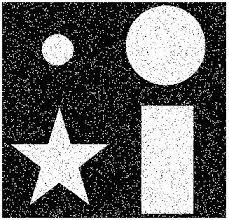
#> input picture BE Computer/Semester/Sem-VII/Image-Processing-n-Pattern-Recognition/IPPR-Lab/Histogram/noisy-star.jpg, 229 x 220 px, found by its file name
$ jupyter execute LowPassFilter.ipynb
#> lines starting #> are read from the running program, lines starting #| are printed output that depends on the picture; after the words box and inside, x2 and y2 are one past the last pixel; in counts of white or black regions, pixels touching at a corner belong together
[cell 1]
# Low Pass Spatial Domain Filtering to obe=serve the blurring effect

from cv2 import cv2
import numpy as np
import matplotlib.pyplot as plt

[cell 2]
# read the image
# rose = cv2.imread(r"C:\Users\ACER\Desktop\myProj\what-I-learnt-as-a-Computer-Engineering-Student\BE Computer\Semester\Sem-VII\Image-Processing-n-Pattern-Recognition\IPPR-Lab\Histogram\Day1\pictures\rose.jpg", 0)
noisy_img = cv2.imread(r"C:\Users\ACER\Desktop\myProj\what-I-learnt-as-a-Computer-Engineering-Student\BE Computer\Semester\Sem-VII\Image-Processing-n-Pattern-Recognition\IPPR-Lab\Histogram\noisy-star.jpg", 0)
#> noisy_img is the input picture: shape (220, 229); min 0, max 255, mean 97.6

# rose = cv2.resize(rose, (800,600))  # Resizing the image

# obtain the number of rows and columns of the image
m,n = noisy_img.shape
#> m = 220; n = 229
print(m,n)
#| 220 229

plt.imshow(noisy_img)
plt.set_cmap('gray')

[cell 3]
# function to obtain histogram of an image
def filter(img,sz):
    # Develop Averaging filter(sz, sz) mask
#> called with sz = 3
    mask = np.ones([sz, sz], dtype = int)
    mask = mask / (sz*sz)
    print(mask)
    # Convolce the 3x3 mask over the image
    img_new = np.zeros([m, n])
    for i in range(1, m-1):
        for j in range(1, n-1):

            temp = img[i-1, j-1]* mask[0, 0]+img[i-1, j]*mask[0, 1]+img[i-1, j+1]*mask[0, 2]+img[i, j]*mask[1, 1]+img[i, j+1]*mask[1,2]+img[i+1, j-1]*mask[2,0] + img[i+1, j]*mask[2, 1] + img[i+1, j+1]*mask[2, 2]

            img_new[i, j] = temp
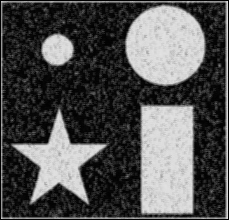
#> img_new: shape (220, 229) float64; min 0, max 226, mean 82.8

    img_new = img_new.astype(np.uint8)
    return img_new

[cell 4]
# show original image
plt.subplot(121)
plt.imshow(noisy_img)
plt.title('original image')
plt.set_cmap('gray')

# show filtered image
plt.subplot(122)
img_new3 = filter(noisy_img, 3)
plt.imshow(img_new3)
plt.title('with filter 3*3')
plt.set_cmap('gray')
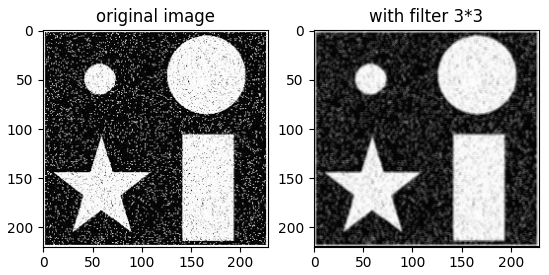
#> figure drawn by matplotlib, 2 panels

[cell 5]
img_new5 = filter(noisy_img, 5)
#> call 2 of filter, with sz = 5
#> after the loop in filter (call 2), `for i in range(1, m-1):`:
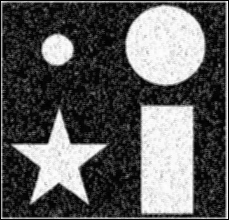
#> img_new: shape (220, 229) float64; min 0, max 81.36, mean 29.8; drawn with min black and max white
#> in filter (call 2), `img_new = img_new.astype(np.uint8)`:
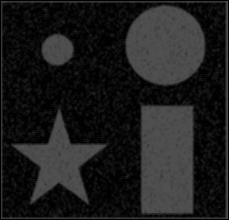
#> img_new: shape (220, 229); min 0, max 81, mean 29.3
img_new9 = filter(noisy_img, 9)

[cell 6]
plt.subplot(121)

plt.imshow(img_new5, cmap='gray')
plt.title('with filter 5*5')

plt.subplot(122)
plt.imshow(img_new9, cmap='gray')
plt.title('with filter 9*9')

[cell 7]
img_new15 = filter(noisy_img, 15)
#> call 4 of filter, with sz = 15
#> in filter (call 4), `img_new = img_new.astype(np.uint8)`:
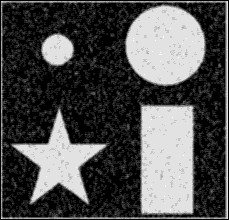
#> img_new: shape (220, 229); min 0, max 9, mean 2.84; drawn with min black and max white
img_new35 = filter(noisy_img, 35)
#> in filter (call 5), `img_new = img_new.astype(np.uint8)`:
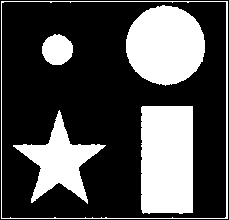
#> img_new: shape (220, 229); values 0 (black) and 1 (white), 30.6% white; 5 white regions, box (x1, y1, x2, y2) and area: (141, 106, 193, 214) 5550, (126, 5, 205, 86) 4923, (13, 110, 106, 204) 3060, (1, 1, 228, 219) 1120, (42, 34, 73, 65) 744

[cell 8]
plt.subplot(121)
plt.imshow(img_new15)
plt.title('with filter 15*15')
plt.set_cmap('gray')

plt.subplot(122)
plt.imshow(img_new35)
plt.title('with filter 35*35')
plt.set_cmap('gray')
plt.show()
